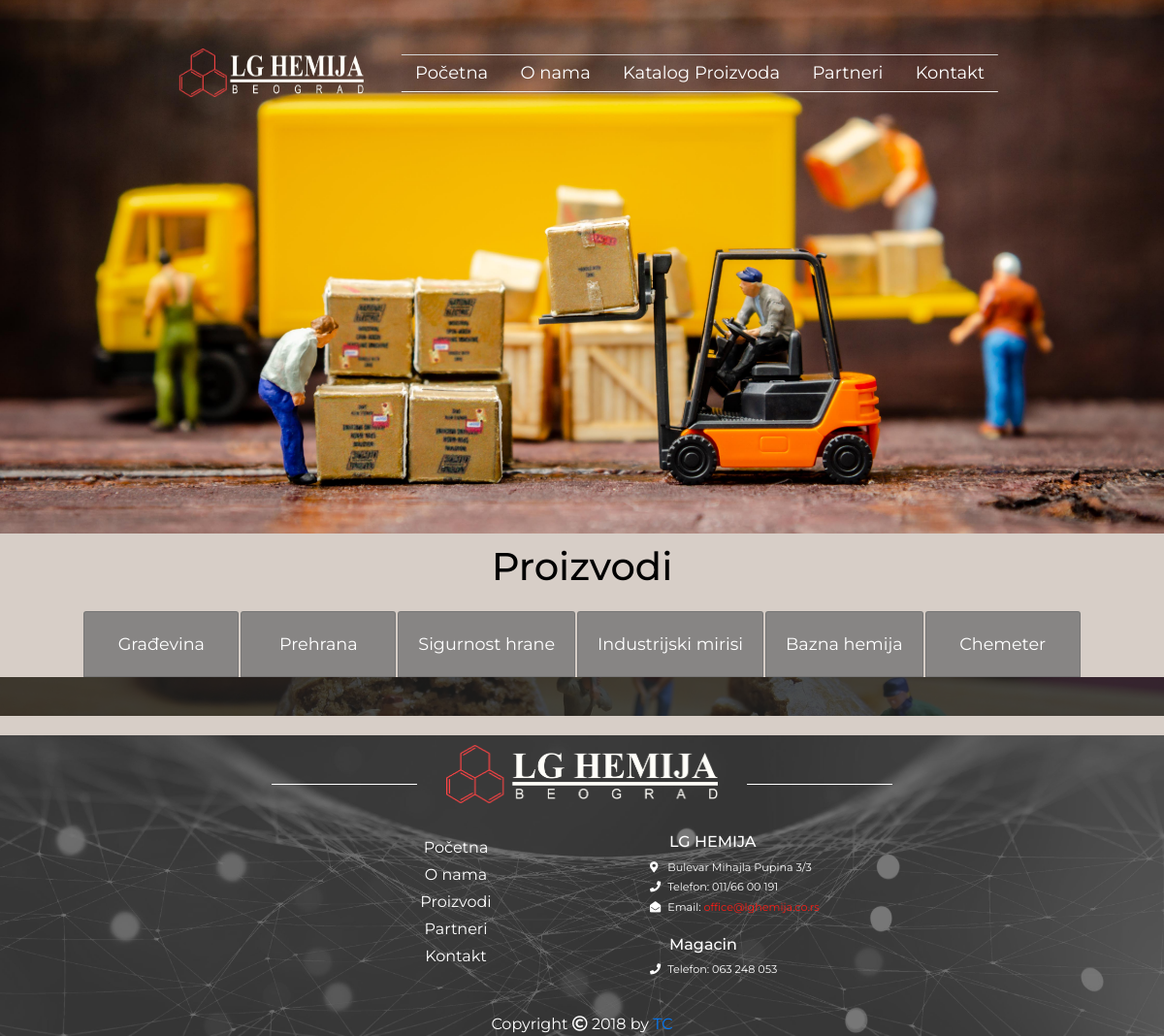
Screenshot of /pages/products.php with the database file from the repository.
### tables this page shows
CREATE TABLE `main_group` (
  `main_id` int(11) NOT NULL,
  `main_name` varchar(255) NOT NULL,
  `main_picture` varchar(20) NOT NULL,
  `main_index_picture` varchar(30) NOT NULL,
  `main_icon` varchar(30) NOT NULL
);

### productDB/functions.php (the view, shortened to what this page needs)
<?php include "serverConnection.php"; ?>
<?php
function getAllMain () {
    global $connection;
    $query = "SELECT * FROM main_group";
        $select_all_main_groups = mysqli_query($connection, $query);
        while($row = mysqli_fetch_assoc($select_all_main_groups)) {
            $super = $_GET['main_id'];
            $main_name = $row['main_name'];
            $main_id = $row['main_id'];
            $main_picture = $row['main_picture'];
                if ($super === $main_id) {
                    $active = "<div class='mainList mainListActive'><a name='$main_picture' href='./products.php?main_id={$main_id}#productDisplay'>$main_name</a></div>";
                    echo $active;
                } else {
                    $writer = "<div class='mainList'><a name='$main_picture'  href='./products.php?main_id={$main_id}#productDisplay'  >$main_name</a></div>";
                    echo $writer;
                }
        }
}
?>

### main.css (style rules this page uses)
body { width: 100%; min-width: 270px; margin: 0 auto; font-family: 'Montserrat', sans-serif; }
.mainList { padding: 20px; border: 1px solid rgba(116, 116, 116, 0.8); background-color: rgba(116, 116, 116, 0.8); margin: 20px 1px 0px 1px; width: auto; min-width: 160px; text-align: center; border-radius: 3px 3px 0px 0px; transition: all 0.4s ease-out; }
.mainList a { color: white; text-decoration: unset; font-size: 1.1rem; }
a { text-decoration: unset; }

### rows the page displays
main_group: main_name "Građevina"
main_group: main_name "Prehrana"
main_group: main_name "Sigurnost hrane"
main_group: main_name "Industrijski mirisi"
main_group: main_name "Bazna hemija"
main_group: main_name "Chemeter"
